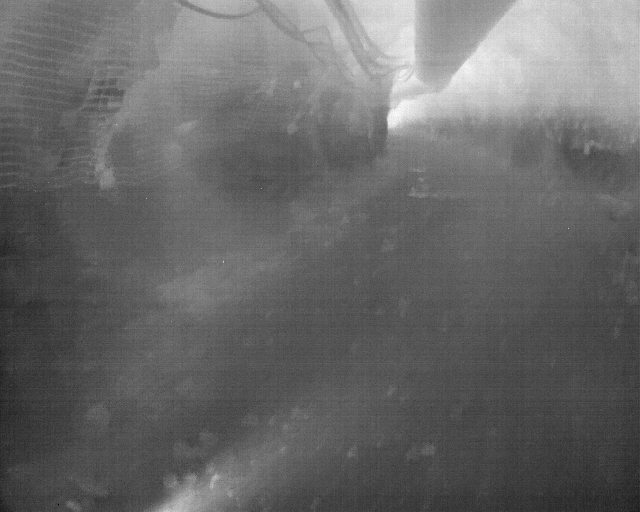
%> input picture img/2.png, 640 x 512 px
$ octave test.m   (GNU Octave 9; MATLAB toolbox functions it lacks are replaced by stand-ins)
%> lines starting %> are read from the running program, lines starting %| are printed output that depends on the picture
### img/svd_mean_recompute_denoise_first_eigen_zero.m
function m = svd_mean_recompute_denoise_first_eigen_zero(img)
% ***************************************************
% Set the first eigenval zero!
% Assign each eigenval into eigen matrix !
% Change eigen value in decend with index increasing
% ***************************************************
if size(img,3) == 3
    img = img(:,:,1);
end
a = im2double(img);
tic;
[U,E,V] = svd(a);
toc;

E(1,1) = 0;
% mean the eigen value
mean_val = 0;
for i = 1:480
    mean_val = mean_val + E(i,i);
end
mean_val = mean_val/480;
tic;
% rebuild eigen matrix
for i = 1:480
    E(i,i) = mean_val + (480-i+1);
end
toc;

mi = U*E*V';

mi = imnlmfilt(mi, ...
              'ComparisonWindowSize', 3, ...
              'SearchWindowSize',11);
m = medfilt2(mi,[2 2]);
m = m+100;
m = mat2gray(m, [0, 200]);
% m = mat2gray(m);


end

### img/test.m
close all;
clc;

I = imread('2.png');
%> I is the input picture: size 512x640 uint8; min 0, max 255, mean 104.2

I2  = I(:, :, 1);

I3 = im2double(I2);

[mdat, mpos] = max(I(:));
%> mdat = 255; mpos = 202868

[mdat2, mpos2] = max(I2(:));
%> mdat2 = 255; mpos2 = 202868

% tic;
J = svd_mean_recompute_denoise_first_eigen_zero(I);
%> the loop in svd_mean_recompute_denoise_first_eigen_zero, `for i = 1:480` made 480 passes
%> mean_val on passes 1 to 3: 0, 28.97, 42.83
%> after the loop in svd_mean_recompute_denoise_first_eigen_zero, `for i = 1:480`: mean_val = 288.6
%> in svd_mean_recompute_denoise_first_eigen_zero, `mean_val = mean_val/480;`: mean_val = 0.601
%> after the loop in svd_mean_recompute_denoise_first_eigen_zero, `for i = 1:480`:
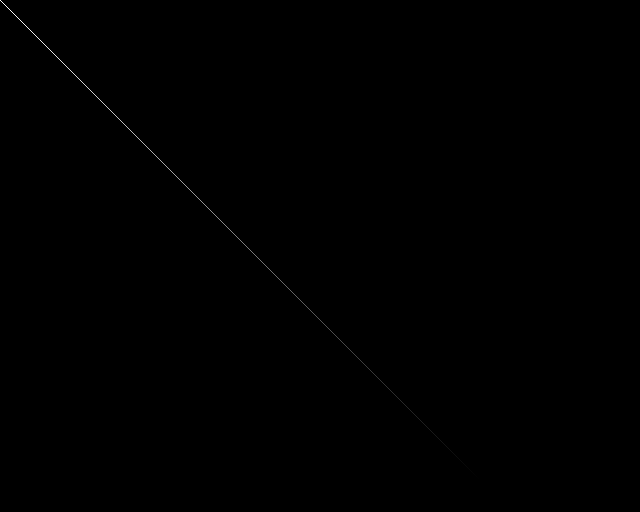
%> E: size 512x640 double; min 0, max 480.6, mean 0.4; drawn with min black and max white
%> the run ends on the next line

$ run again, with img/12.png copied over img/2.png
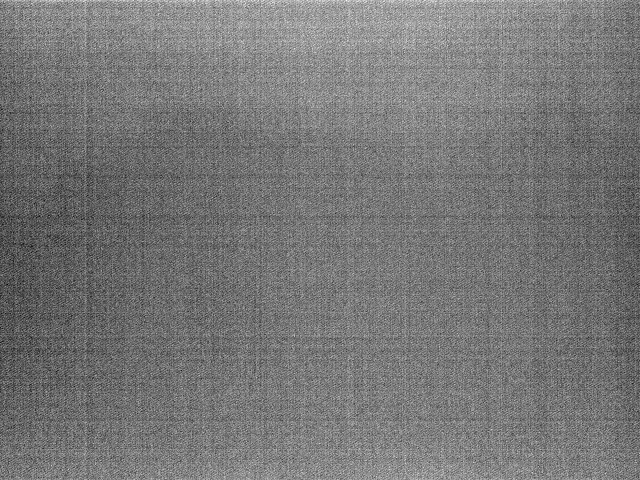
%> input picture img/12.png, 640 x 480 px
%> I is the input picture: size 480x640 uint8; min 0, max 252, mean 119
%> mdat = 252; mpos = 166081
%> mdat2 = 252; mpos2 = 166081
%> the loop in svd_mean_recompute_denoise_first_eigen_zero, `for i = 1:480` made 480 passes
%> mean_val on passes 1 to 3: 0, 11.8, 23.5
%> after the loop in svd_mean_recompute_denoise_first_eigen_zero, `for i = 1:480`: mean_val = 747.1
%> in svd_mean_recompute_denoise_first_eigen_zero, `mean_val = mean_val/480;`: mean_val = 1.56
%> after the loop in svd_mean_recompute_denoise_first_eigen_zero, `for i = 1:480`:
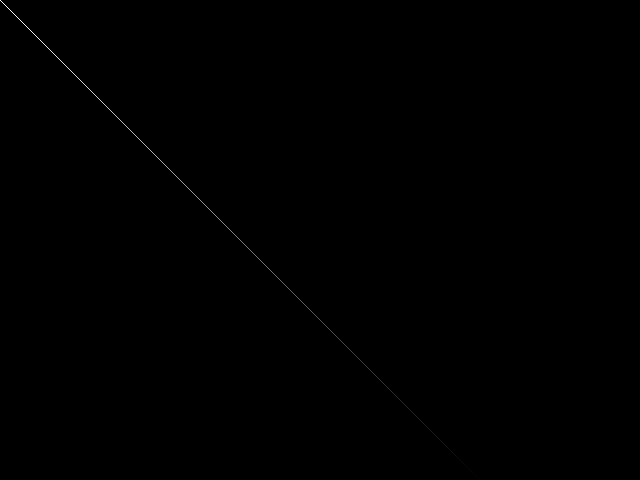
%> E: size 480x640 double; min 0, max 481.6, mean 0.4; drawn with min black and max white
